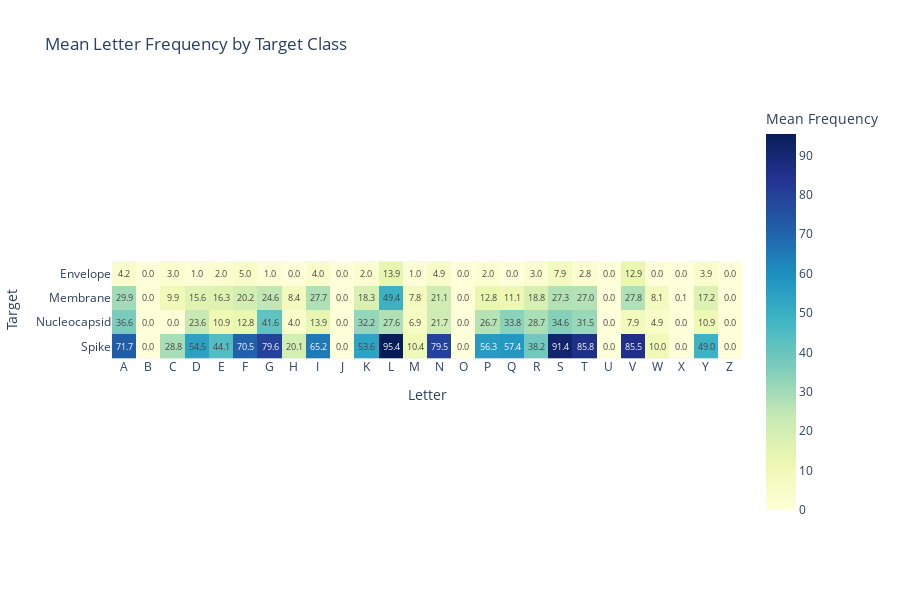

Here is the notebook cell this chart was saved with:
### Markdown cell above
### 8. Heatmap of Mean Letter Frequencies Per Class

### Code cell
mean_by_class = df.groupby('Label')[letter_columns].mean()

fig = px.imshow(
    mean_by_class,
    color_continuous_scale='YlGnBu',
    text_auto='.1f',
    labels=dict(x='Letter', y='Target', color='Mean Frequency'),
    title='Mean Letter Frequency by Target Class',
    x=mean_by_class.columns,
    y=mean_by_class.index
)

fig.update_layout(
    width=900,
    height=600
)

fig.show()

### Figure 1 — Plotly figure (JSON) as saved in the notebook; plotly's stock layout.template omitted (floating-point values rounded to 4 significant figures)
{"data": [{"coloraxis": "coloraxis", "hovertemplate": "Letter: %{x}<br>Target: %{y}<br>Mean Frequency: %{z}<extra></extra>", "name": "0", "texttemplate": "%{z:.1f}", "type": "heatmap", "x": ["A", "B", "C", "D", "E", "F", "G", "H", "I", "J", "K", "L", "M", "N", "O", "P", "Q", "R", "S", "T", "U", "V", "W", "X", "Y", "Z"], "xaxis": "x", "y": ["Envelope", "Membrane", "Nucleocapsid", "Spike"], "yaxis": "y", "z": [[4.228, 0.0, 2.953, 0.9838, 1.982, 4.963, 0.9985, 0.0, 3.959, 0.0, 1.969, 13.91, 0.9838, 4.937, 0.0, 1.969, 0.0, 2.968, 7.885, 2.769, 0.0, 12.86, 0.0, 0.0, 3.937, 0.0], [29.91, 0.0, 9.89, 15.56, 16.32, 20.18, 24.6, 8.416, 27.74, 0.0, 18.28, 49.42, 7.767, 21.14, 0.0, 12.82, 11.1, 18.81, 27.25, 27.03, 0.0, 27.77, 8.107, 0.1272, 17.19, 0.0], [36.57, 0.0, 0.003077, 23.56, 10.89, 12.83, 41.64, 3.961, 13.89, 0.0, 32.17, 27.64, 6.895, 21.69, 0.0, 26.66, 33.79, 28.68, 34.61, 31.52, 0.0, 7.931, 4.932, 0.01231, 10.93, 0.0], [71.72, 0.0, 28.78, 54.47, 44.14, 70.54, 79.64, 20.11, 65.24, 0.0, 53.62, 95.41, 10.39, 79.52, 0.0, 56.35, 57.42, 38.22, 91.41, 85.77, 0.0, 85.5, 9.97, 0.0009823, 49.04, 0.0]]}], "layout": {"coloraxis": {"colorbar": {"title": {"text": "Mean Frequency"}}, "colorscale": [[0, "rgb(255,255,217)"], [0.125, "rgb(237,248,177)"], [0.25, "rgb(199,233,180)"], [0.375, "rgb(127,205,187)"], [0.5, "rgb(65,182,196)"], [0.625, "rgb(29,145,192)"], [0.75, "rgb(34,94,168)"], [0.875, "rgb(37,52,148)"], [1, "rgb(8,29,88)"]]}, "height": 600, "title": {"text": "Mean Letter Frequency by Target Class"}, "width": 900, "xaxis": {"anchor": "y", "constrain": "domain", "domain": [0, 1], "scaleanchor": "y", "title": {"text": "Letter"}}, "yaxis": {"anchor": "x", "autorange": "reversed", "constrain": "domain", "domain": [0, 1], "title": {"text": "Target"}}}}
